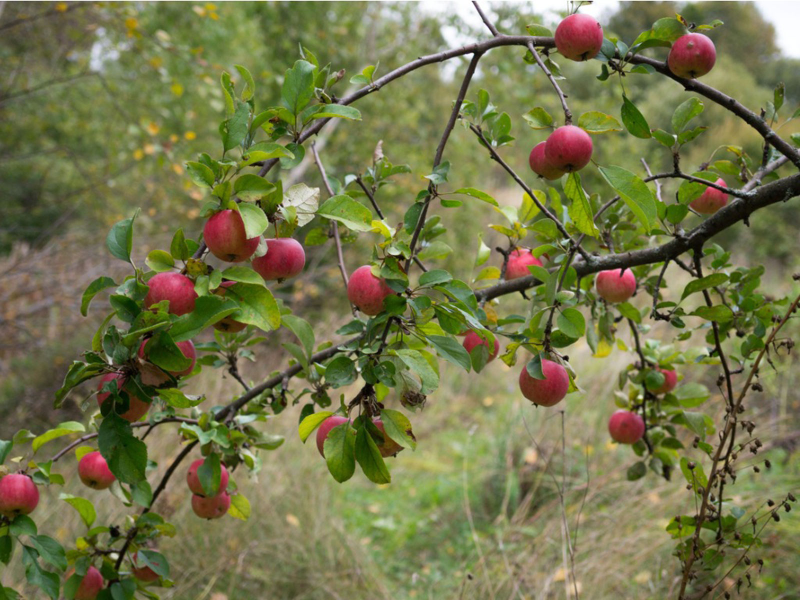
#> input picture Week/Week1/appletree.jpg, 1600 x 1200 px (shown at 1/2 size)
$ jupyter execute --allow-errors 'Weekly Project.ipynb'
#> lines starting #> are read from the running program, lines starting #| are printed output that depends on the picture; after the words box and inside, x2 and y2 are one past the last pixel; in counts of white or black regions, pixels touching at a corner belong together
# Weekly project part 1
Using the image "appletree.jpg"
1) Can you segment the apples from the tree?
2) Can you get the computer to count how many there are?
    How close can you get to the ground truth? (there are 26 apples in the image)
3) Can you change the color of one of them?
4) Can you segment the leaves?


# Weekly project part 2
1) Remove the greenscreen and replace the background in "itssp.png".
2) Can you improve the edge with eroding/dilating?

[cell 1]
import cv2
import numpy as np
import imutils
from matplotlib import pyplot as plt

[cell 2]
path = "appletree.jpg"

[cell 3]
bgr_img = cv2.imread(path)
#> bgr_img is the input picture: shape (1200, 1600, 3); mean B, G, R 74.3, 117, 116.1
b,g,r = cv2.split(bgr_img)       # get b,g,r
image = cv2.merge([r,g,b])
plt.imshow(image)

[cell 4]
# Find round red objects in the image using HoughCircles

gray = cv2.cvtColor(bgr_img, cv2.COLOR_BGR2GRAY)
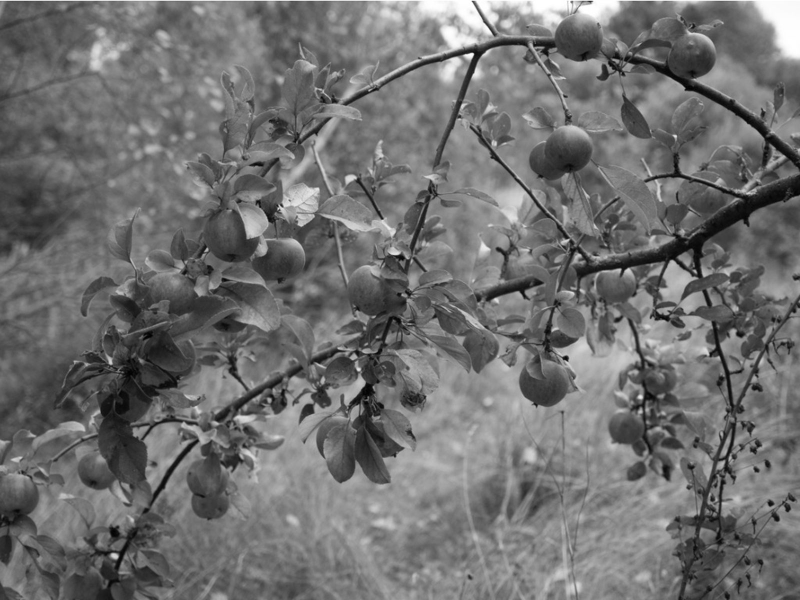
#> gray: shape (1200, 1600) (shown at 1/2 size); min 0, max 255, mean 111.9
gray = cv2.medianBlur(gray, 5)
circles = cv2.HoughCircles(gray, cv2.HOUGH_GRADIENT, 1, 20,
                            param1=50, param2=30, minRadius=30, maxRadius=70)
#> circles = 122 rows, first 8: [339.5, 710.5, 68.3], [873.5, 624.5, 65], [1088.5, 764.5, 49.4], [893.5, 623.5, 66.1], [556.5, 288.5, 68.3], [1080.5, 498.5, 68.3], [753.5, 590.5, 66.1], [1237.5, 461.5, 62.8]

circles = cv2.HoughCircles

#> (the rest of this cell did not finish here and is left out)

[cell 5]
# Remove the greenscreen in image ittsp.png

import cv2
import numpy as np
import imutils
from matplotlib import pyplot as plt

path = "ittsp.png"

bgr_img = cv2.imread(path)
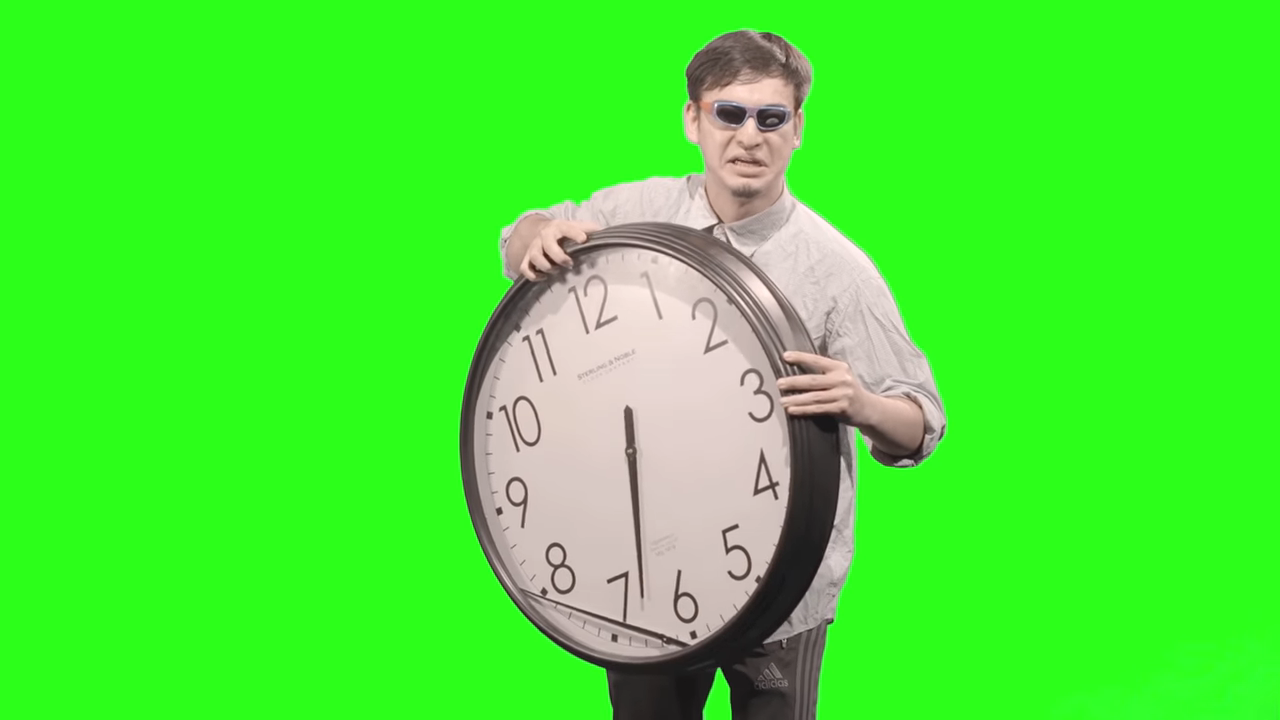
#> input picture Week/Week1/ittsp.png, 1280 x 720 px
#> bgr_img is the input picture: shape (720, 1280, 3); mean B, G, R 55, 233, 73.4
b,g,r = cv2.split(bgr_img)       # get b,g,r
#> b: shape (720, 1280)
#> g: shape (720, 1280)
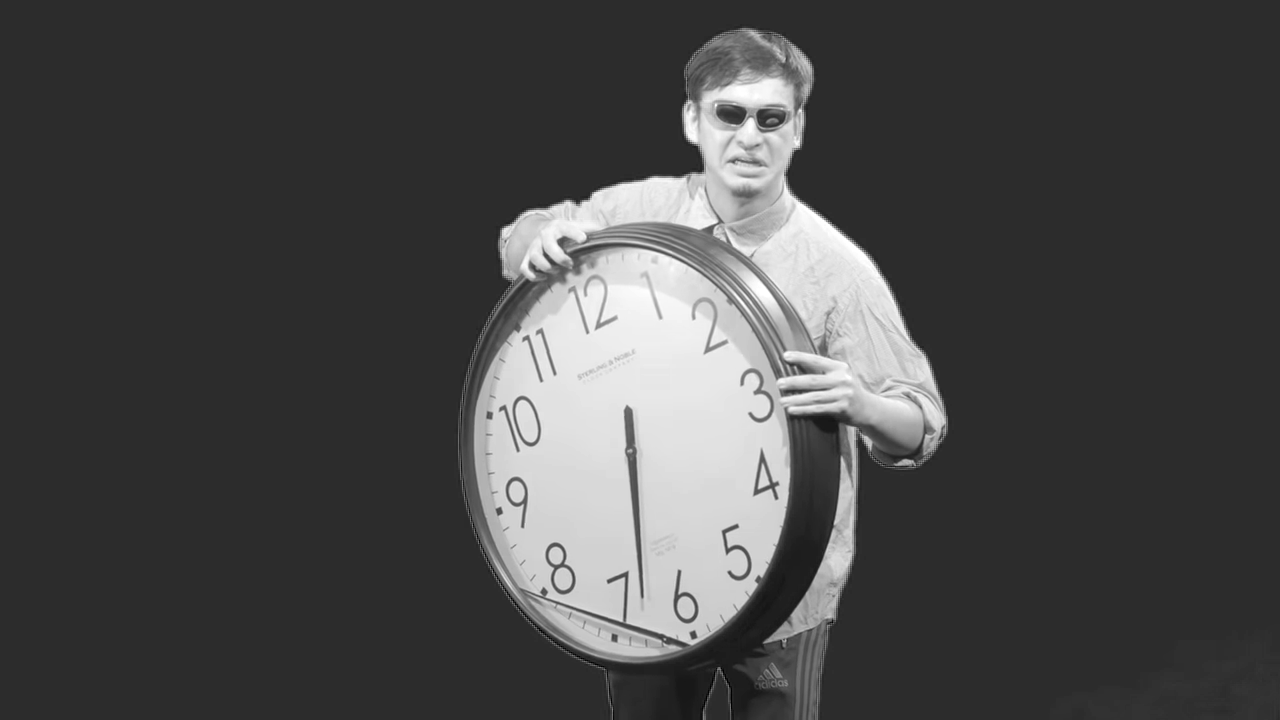
#> r: shape (720, 1280); min 0, max 255, mean 73.4
image = cv2.merge([r,g,b])
#> image: shape (720, 1280, 3)
plt.imshow(image)

(R, G, B) = image[100, 50]
#> R = 44; G = 255; B = 26

# Remove RGB from the image
image[np.where((image == [R, G, B]).all(axis = 2))] = [0, 0, 0]
plt.imshow(image)

[cell 6]
import cv2
import numpy as np
import skimage.exposure

# load image
img = cv2.imread('ittsp.png')

# convert to LAB
lab = cv2.cvtColor(img,cv2.COLOR_BGR2LAB)
#> lab: shape (720, 1280, 3); mean of channels 0, 1, 2 211.7, 64.9, 191.7

# extract A channel
A = lab[:,:,1]

# threshold A channel
thresh = cv2.threshold(A, 0, 255, cv2.THRESH_BINARY+cv2.THRESH_OTSU)[1]
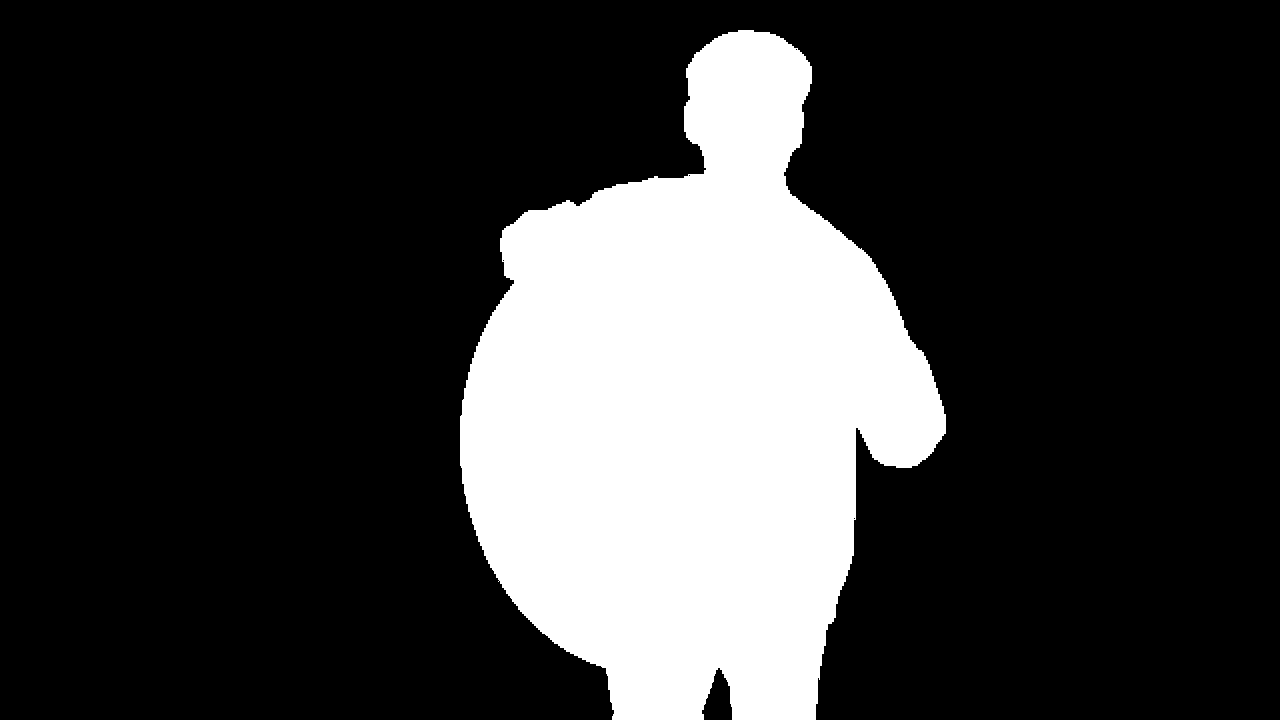
#> thresh: shape (720, 1280); 22.6% white; 1 white region, box (x1, y1, x2, y2) and area: (460, 30, 946, 720) 207922

# blur threshold image
blur = cv2.GaussianBlur(thresh, (0,0), sigmaX=5, sigmaY=5, borderType = cv2.BORDER_DEFAULT)

# stretch so that 255 -> 255 and 127.5 -> 0
mask = skimage.exposure.rescale_intensity(blur, in_range=(127.5,255), out_range=(0,255)).astype(np.uint8)
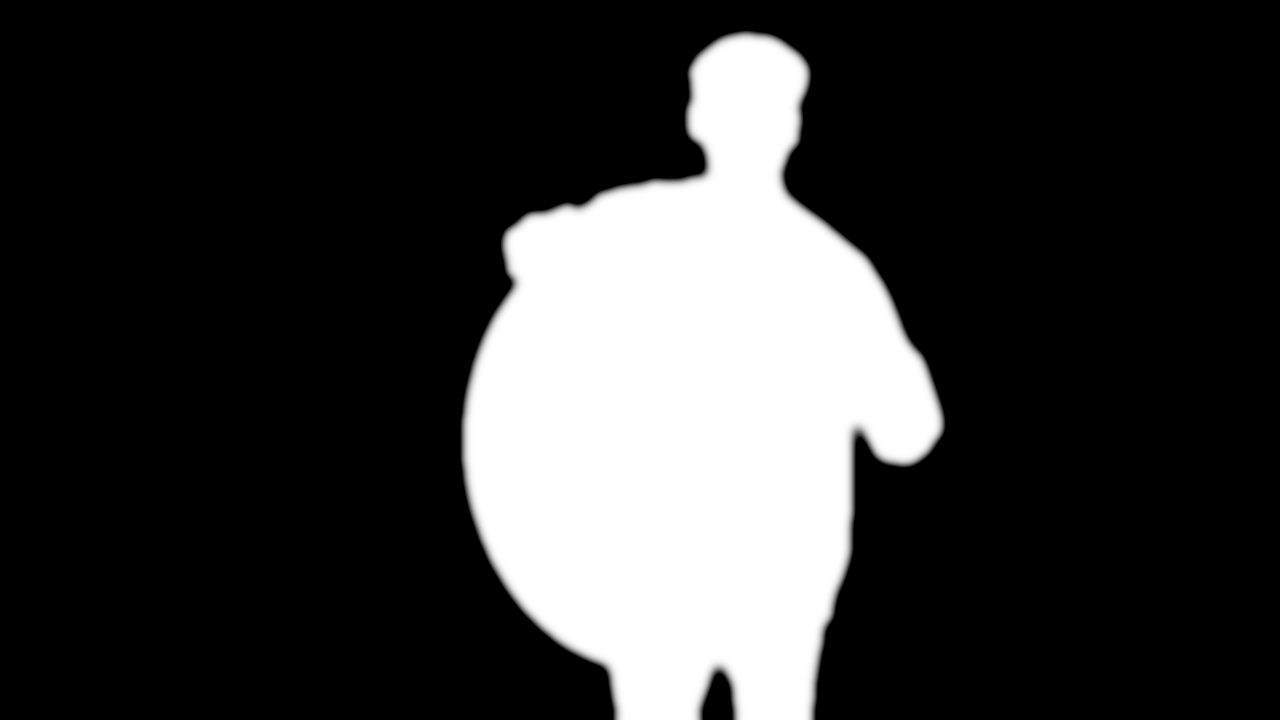
#> mask: shape (720, 1280); min 0, max 255, mean 55.3

# add mask to image as alpha channel
result = img.copy()
result = cv2.cvtColor(img,cv2.COLOR_BGR2BGRA)
result[:,:,3] = mask

# save output
cv2.imwrite('greenscreen_thresh.png', thresh)
cv2.imwrite('greenscreen_mask.png', mask)
cv2.imwrite('greenscreen_antialiased.png', result)

# Display various images to see the steps
cv2.imshow('A',A)
cv2.imshow('thresh', thresh)
cv2.imshow('blur', blur)
cv2.imshow('mask', mask)
cv2.imshow('result', result)

cv2.waitKey(0)
cv2.destroyAllWindows()
